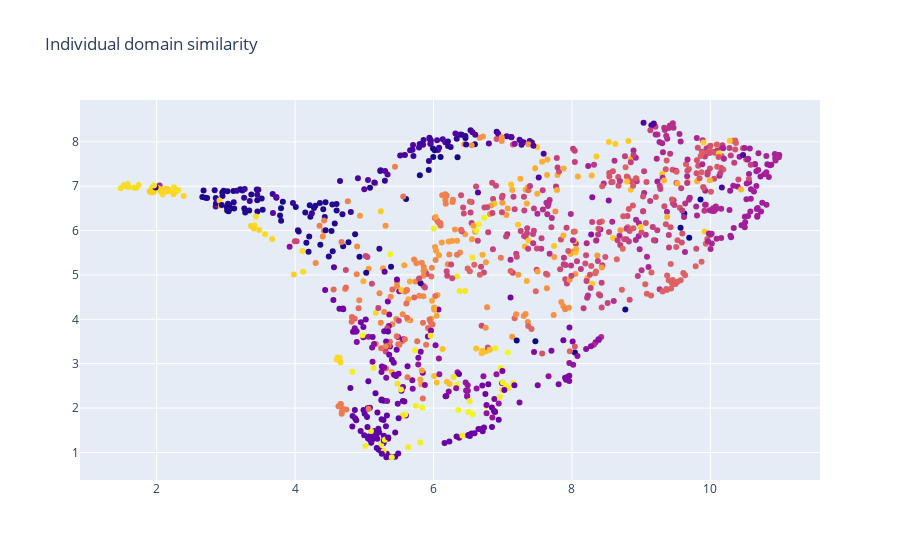

Notebook code cell kept with this figure:
### Code cell
from umap import UMAP
umap_embedding = UMAP(n_neighbors=50, n_components=2).fit_transform(raw_embedding)

import plotly.graph_objects as go

fig = go.Figure(data=go.Scatter(x=umap_embedding[:, 0],
                                y=umap_embedding[:, 1],
                                mode='markers',
                                marker_color=labels,
                                text=[("real label", scope_id_to_name[emb.id_to_classname[x]], "pred label:",
                                       scope_id_to_name[emb.id_to_classname[predicted_labels[i]]]) for i,x in enumerate(labels)])) # hover text goes here

fig.update_layout(title='Individual domain similarity')
fig.show()

### Figure 1 — Plotly figure (JSON) as saved in the notebook; plotly's stock layout.template omitted (floating-point values rounded to 4 significant figures; data arrays with more than 128 entries replaced by an {"elided": "..."} marker saying what was removed)
{"data": [{"marker": {"color": {"elided": "1136 int values"}}, "mode": "markers", "text": {"elided": "1136 str values"}, "type": "scatter", "x": {"elided": "1136 float values"}, "y": {"elided": "1136 float values"}}], "layout": {"title": {"text": "Individual domain similarity"}}}
